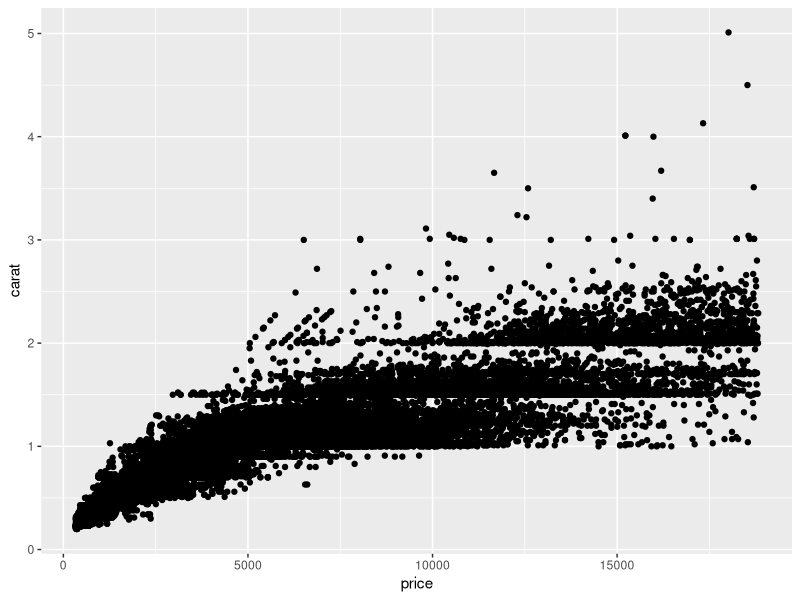
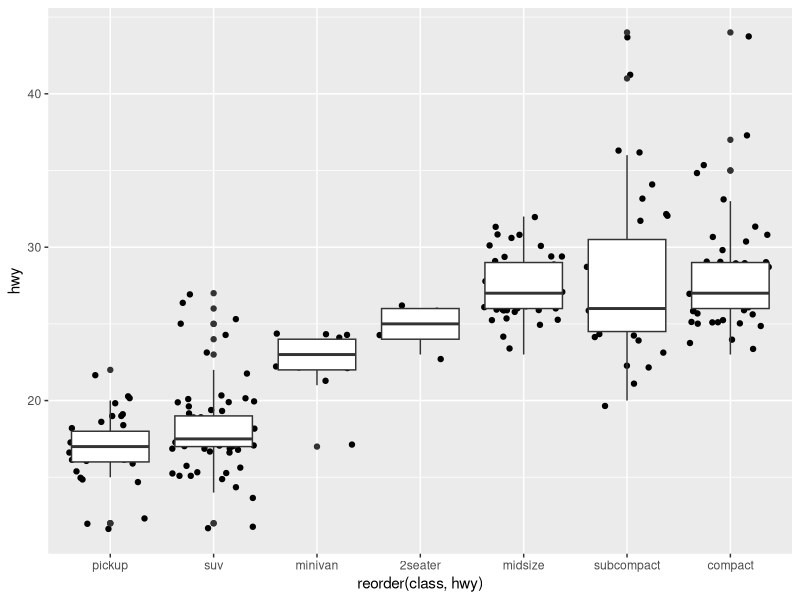
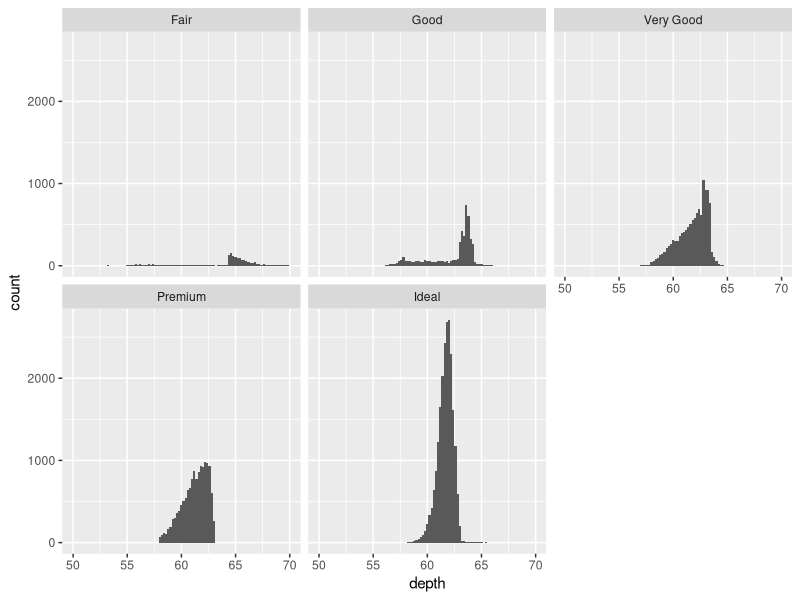
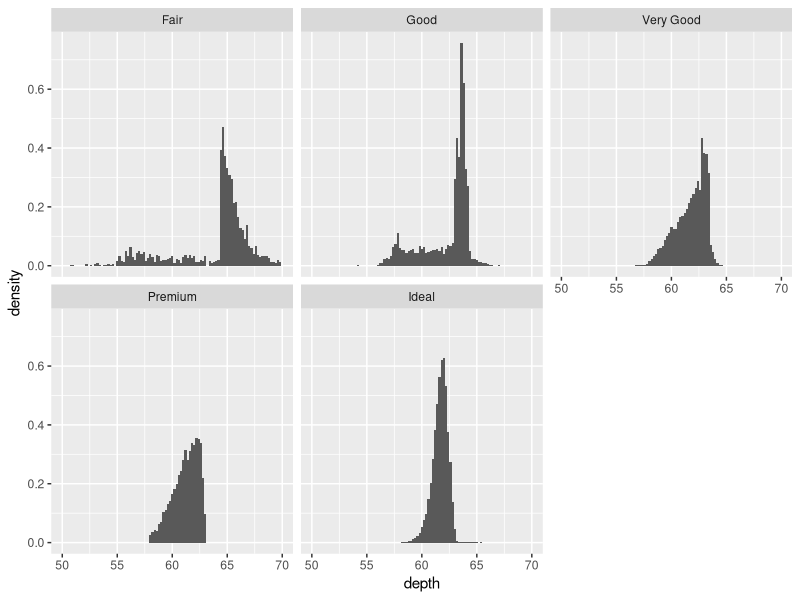
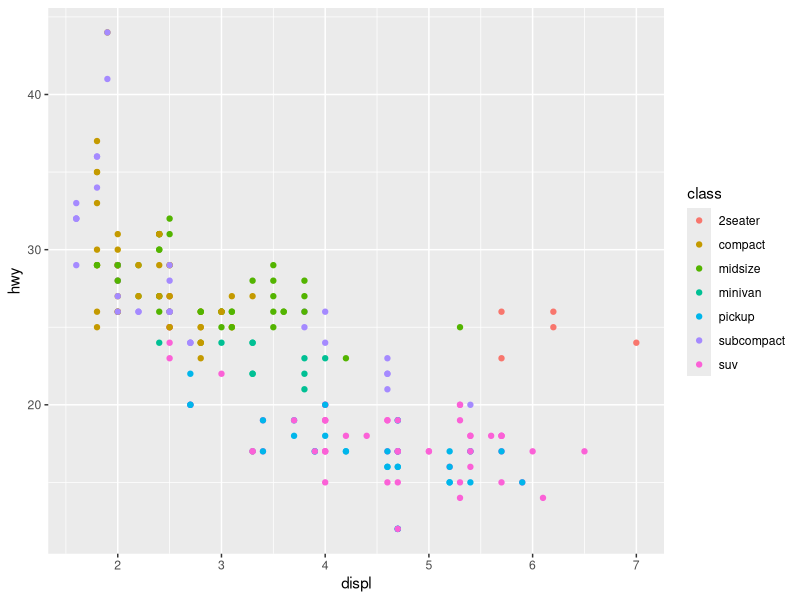
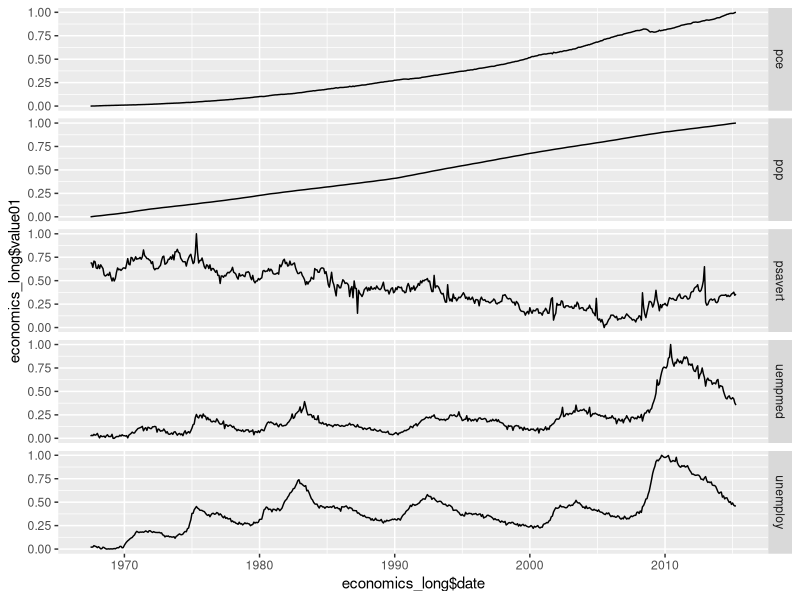

R code for these plots, in order: (Note: this script raises an error after producing the figures.)
## ---- chunk 1
install.packages("ggplot2")
library(ggplot2)

ggplot(diamonds, aes(x = price, y = carat)) +
  geom_point()
## ---- chunk 2
ggplot(mpg, aes(reorder(class, hwy), hwy)) +
  geom_jitter() +
  geom_boxplot()
## ---- chunk 3

#Plot count
ggplot(diamonds, aes(depth)) +
  geom_histogram(aes(y = ..count..), binwidth=0.2) +
  facet_wrap(~ cut) + xlim(50, 70)

#Plot density
ggplot(diamonds, aes(depth)) +
  geom_histogram(aes(y = ..density..), binwidth=0.2) +
  facet_wrap(~ cut) + xlim(50, 70)
## ---- chunk 4
ggplot(mpg, aes(displ, hwy, color = class)) +
  geom_point()

## ---- chunk 5
ggplot(economics_long, aes(economics_long$date)) +
  geom_line(aes(economics_long$date,economics_long$value01))+
  facet_grid(economics_long$variable~.)
  
## ---- chunk 6

ggplot(cities, aes(long, lat)) +
  geom_path(aes(size = survivors, colour =
direction,
    group = interaction(group, direction)), data =
troops) +
  geom_text(aes(label = city), hjust = 0, vjust = 1,
size = 4)
# Polish appearance
last_plot() +
  scale_x_continuous("", limits = c(24, 39)) +
  scale_y_continuous("") +
  scale_colour_manual(values = c("grey50","red")) 
